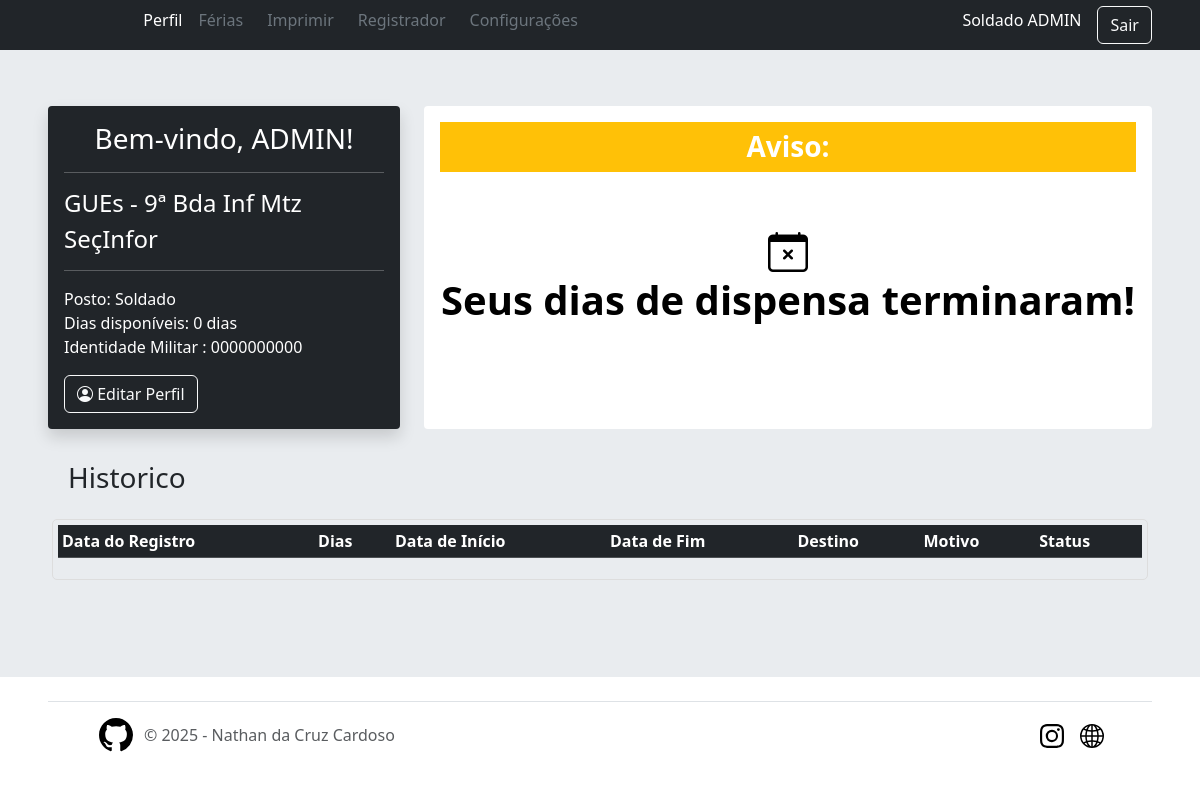
Screenshot of /user/ (signed in) with the database file from the repository.
### app/models/tables.py (models this page shows, shortened)
class Patente(db.Model):
    __tablename__ = 'patentes'
    id = db.Column(db.Integer, primary_key=True)
    abrev = db.Column(db.String(50), nullable=False)
    posto = db.Column(db.String(50), nullable=False)
    users = db.relationship("User",  back_populates='patente')

class User(db.Model, UserMixin):
    __tablename__ = "users"
    id = db.Column(db.Integer, primary_key=True, nullable=False)
    username = db.Column(db.String(30), nullable=False)
    password = db.Column(db.String(255), nullable=False)  # Aumentando o tamanho para suporte a hash
    military_id = db.Column(db.String(30), unique=True, nullable=False)
    nome_completo = db.Column(db.String(30), unique=True, nullable=False)
    nome_guerra = db.Column(db.String(30), nullable=False)
    data_nascimento = db.Column(db.Date, nullable=False)
    nivel = db.Column(db.Integer, nullable=False, default=0)
    dias_disp = db.Column(db.Integer, nullable=False)
    email = db.Column(db.String(30), unique=True, nullable=False)
    telefone = db.Column(db.String(30), unique=True, nullable=False)
    fg_secao_id = db.Column(db.Integer, db.ForeignKey('secoes.id'), nullable=False)
    fg_organization_id = db.Column(db.Integer, db.ForeignKey('organizacoes.id'), nullable=False)
    fg_patente_id = db.Column(db.Integer, db.ForeignKey('patentes.id'), nullable=False)
    patente = db.relationship("Patente",  back_populates='users')
    organizacao = db.relationship("Organizacao",  back_populates='users')
    secao = db.relationship("Secao",  back_populates='users')
    ferias = db.relationship("Vacation",  back_populates='user')

class Organizacao(db.Model):
    __tablename__ = 'organizacoes'
    id = db.Column(db.Integer, primary_key=True)
    abrev = db.Column(db.String(50), nullable=False)
    name = db.Column(db.String(100), nullable=False)
    users = db.relationship("User",  back_populates='organizacao')

class Secao(db.Model):
    __tablename__ = 'secoes'
    id = db.Column(db.Integer, primary_key=True)
    section = db.Column(db.String(50), nullable=False)
    email = db.Column(db.String(100), nullable=False)
    users = db.relationship("User",  back_populates='secao')

### app/routes/user.py (the view, shortened to what this page needs)
@user_bp.route('/', methods=['GET', 'POST'])
def home():
    my_vacations = Vacation.query.filter_by(fg_users_id=current_user.id).order_by(Vacation.id.desc()).all()
    form = VacationForm()
    return render_template("user/home.html", form=form, ferias=my_vacations)

### app/controllers/home.py (called while the page is built)
@lm.user_loader
def load_user(user_id):
    return User.query.get(int(user_id))

### app/routes/user.py (called while the page is built)
@user_bp.before_request
@login_required
def require_login():
    pass

### app/templates/user/home.html (shortened to what this page needs)
{% extends 'layouts/base.html' %}
{% block content %}
<div class="row">
    <div class="col-lg-4">
        <div class="text-bg-dark bg-dark p-3 rounded-1 shadow">
            <h3 class="text-center">Bem-vindo, {{ current_user.nome_completo.split(' ')[0] }}!</h3>
            <hr>
            <h4>{{ current_user.organizacao.name }}</h4>
            <h4>{{ current_user.secao.section }}</h4>
            <hr>
            <p>
                Posto: {{ current_user.patente.posto }} <br>
                Dias disponíveis: {{ current_user.dias_disp }} dias <br>
                Identidade Militar : {{ current_user.military_id }}
            </p>
            <a href="{{ url_for('user.profile') }}" class="btn btn-outline-light"><i class="bi bi-person-circle"></i> Editar Perfil</a>
        </div>
    </div>
    <div class="col-lg-8 mt-lg-0 mt-2">
        <div class="bg-white p-3 rounded-1 h-100 ">
        {% if current_user.dias_disp > 0 %}
            <form action="{{ url_for('user.home') }}" method="post">
                {{ form.csrf_token }}
                <h1 class="h3 p-2">Registrar Ferias</h1>
                <hr>
                <div class="input-group">
                    {{ form.data_inicio.label(class="input-group-text") }}
                    {{ form.data_inicio(class="form-control", id="data-inicio") }}
                <p class="mx-2"></p>
                    {{ form.periodo.label(class="input-group-text") }}
                    {{ form.periodo(class="form-control", id="periodo") }}
                </div>
                <div class="input-group my-1 ">
                    <label for="destino" class="input-group-text">Destino</label>
                    {{ form.destino(class="form-control", id="destino") }}
                </div>
                <div class="input-group my-1 ">
                    {{ form.motivo.label(class="input-group-text") }}
                    {{ form.motivo(class="form-control", maxlength="250", style="resize: none;") }}
                </div>
                <div class="mb-3">
                    <span class="form-label text-danger" id="dias"></span>
                </div>
                <div class="">
                    {{ form.submit(class="btn btn-primary") }}
                </div>
                {% else %}
                <div class="text-center">
                    <h1 class="h3 p-2 text-bg-warning text-white"> <strong>Aviso:</strong></h1>
                    <h1 class="text-info text-black pt-lg-5 pt-3 h1"> <i class="bi bi-calendar-x"></i> <br> <strong> Seus dias de dispensa terminaram! </strong></h1>
                </div>
                {% endif %}
        </div>
    </div>
    <div class="col-12 p-3">
        <h3 class=" p-3">Historico</h3>
            <div style="max-height: 250px; overflow-y: auto; border: 1px solid #ddd; border-radius: 5px; padding: 5px;">
                <table class="table table-sm table-striped">
                    <thead class="table-dark">
                        <tr>
                            <th>Data do Registro</th>
                            <th>Dias</th>
                            <th>Data de Início</th>
                            <th>Data de Fim</th>
                            <th>Destino</th>
                            <th>Motivo</th>
                            <th>Status</th>
                        </tr>
                    </thead>
                </table>
            </div>
    </div>
</div>
{% endblock %}

### app/templates/layouts/base.html (shortened to what this page needs)
<!DOCTYPE html>
<html lang="pt-br">
<head>
    <link href="https://cdn.jsdelivr.net/npm/bootstrap@5/dist/css/bootstrap.min.css" rel="stylesheet">
    <link href="{{ url_for('static', filename = 'css/sticky-footer.css')}}" rel="stylesheet" >
    <link href="{{ url_for('static', filename = 'css/sign-in.css')}}" rel="stylesheet" >
    <link rel="stylesheet" href="https://cdn.jsdelivr.net/npm/bootstrap-icons@1/font/bootstrap-icons.css">
</head>
    <body class="d-flex flex-column min-vh-100">
            {% include "shared/header.html" %}
            {% include "shared/flashes.html" %}
            <div class="bg-body-secondary flex-grow-1 p-5">
            {% block content %}{% endblock %}
            </div>
            {% include "shared/footer.html" %}
    </body>
</html>

### app/templates/shared/header.html (shortened to what this page needs)
<header class="text-bg-dark shadow">
  <div class="container-fluid">
    <div class="row mx-3 align-items-center">
      <div class="col-1 p-2 order-1">
      </div>
      {% if current_user.is_authenticated %}
      <div class="col-12 col-md-8 order-md-3 order-4 ">
        {% include 'layouts/navbar.html' %}
      </div>
      <div class="col-md-3 col-11 hstack order-3 accordion justify-content-end">
        <h6 class="me-3" role="search">{{ current_user.patente.posto + " " + current_user.nome_guerra }}</h6>
        <a href="{{ url_for('user.logout') }}" class="btn btn-outline-light me-2">Sair</a>
      </div>
      {% endif %}
    </div>
  </div>
</header>

### app/templates/layouts/navbar.html
<ul class="nav nav-underline mb-2 justify-content-md-start justify-content-center pe-auto">
  <li><a href="{{ url_for('user.home') }}" class="nav-link ms-2 {% if request.endpoint == 'user.home' %}text-white{% else %}text-secondary{% endif %}">Perfil</a></li>
  {% if current_user.nivel >= 2 %}
    <li><a href="{{ url_for('user.ferias') }}" class="nav-link {% if request.endpoint == 'user.ferias' %}text-white{% else %}text-secondary{% endif %}">Férias</a></li>
     <li><a href="{{ url_for('user.imprimir') }}" class="nav-link ms-2 {% if request.endpoint == 'user.imprimir' %}text-white{% else %}text-secondary{% endif %}">Imprimir</a></li>
  {% endif %}
  {% if current_user.nivel >= 3 %}
    <li><a href="{{ url_for('user.register') }}" class="nav-link ms-2 {% if request.endpoint == 'user.register' %}text-white{% else %}text-secondary{% endif %}">Registrador</a></li>
    <li><a href="{{ url_for('user.config') }}" class="nav-link ms-2 {% if request.endpoint == 'user.config' %}text-white{% else %}text-secondary{% endif %}">Configurações</a></li>
  {% endif %}
</ul>

### app/templates/shared/flashes.html (shortened to what this page needs)
{% with messages = get_flashed_messages(with_categories=True) %}
<div class=" bg-body-secondary p-1 m-0">
</div>
{% endwith %}

### app/templates/shared/footer.html (shortened to what this page needs)
<div class="container-fluid px-5">
  <footer class="d-flex flex-wrap justify-content-between align-items-center py-3 pb-4 px-5 my-4 border-top">
    <div class="col-md-4 d-flex align-items-center">
      <a href="https://github.com/NathanCruzOficial" class="mb-3 me-2 mb-md-0 text-body-secondary text-decoration-none lh-1">
        <svg class="bi" width="40" height="34"><use xlink:href="#github"/></svg>
      </a>
      <span class="mb-3 mb-md-0 text-body-secondary">&copy; 2025 - Nathan da Cruz Cardoso</span>
    </div>
    <ul class="nav col-md-4 justify-content-end list-unstyled d-flex">
      <li class="ms-3"><a class="text-body-secondary" href="https://www.instagram.com/9bdainfmtz_exercito/"><svg class="bi" width="24" height="24"><use xlink:href="#instagram"/></svg></a></li>
      <li class="ms-3"><a class="text-body-secondary" href="http://www.9bdainfmtz.eb.mil.br/"><svg class="bi" width="24" height="24"><use xlink:href="#site"/></svg></a></li>
    </ul>
  </footer>
</div>

### app/static/css/sign-in.css (style rules this page uses)
html, body { height: 100%; }

### rows the page displays
Patente: patente "Soldado ADMIN", patente.posto "Soldado"
User: nome_completo "ADMIN", dias_disp "0", military_id "0000000000"
Organizacao: organizacao.name "GUEs - 9ª Bda Inf Mtz"
Secao: secao.section "SeçInfor"
